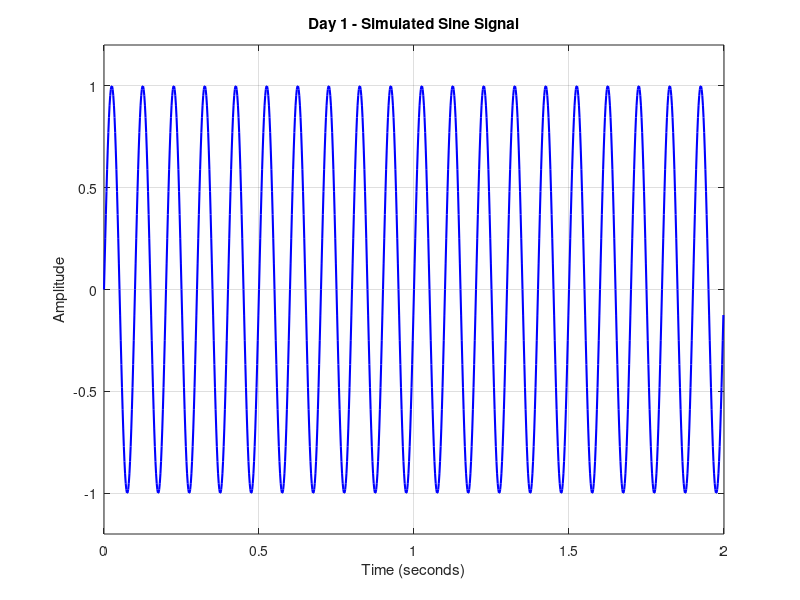

Write the MATLAB code that produced this figure.

%% DAY 1 - MATLAB FIRST SIMULATION
% Project: LMS/RLS Adaptive Filtering for IMU
% MATLAB R2023a

%% STEP 1: Clear environment
clc;
clear;
close all;

%% STEP 2: Define signal parameters
fs = 500;       % Sampling frequency (Hz)
f = 10;         % Signal frequency (Hz)
T = 2;          % Duration (seconds)
A = 1;          % Signal amplitude

%% STEP 3: Generate time vector
t = 0:1/fs:T-1/fs;

%% STEP 4: Generate sine signal
s = A * sin(2*pi*f*t);

%% STEP 5: Display signal information
N = length(s);

fprintf('Sampling frequency: %d Hz\n', fs);
fprintf('Signal frequency: %d Hz\n', f);
fprintf('Duration: %.1f seconds\n', T);
fprintf('Number of samples: %d\n', N);
fprintf('Nyquist frequency: %.1f Hz\n', fs/2);

%% STEP 6: Plot the signal
figure('Name', 'Day 1 - Sine Signal');

plot(t, s, 'b', 'LineWidth', 1.5);

grid on;
xlabel('Time (seconds)');
ylabel('Amplitude');
title('Day 1 - Simulated Sine Signal');

xlim([0 T]);
ylim([-1.2 1.2]);

%% STEP 7: Save the figure
codeFolder = fileparts(mfilename('fullpath'));
projectFolder = fileparts(fileparts(codeFolder));
resultFolder = fullfile(projectFolder, 'results', 'simulation');

if ~exist(resultFolder, 'dir')
    mkdir(resultFolder);
end

saveas(gcf, fullfile(resultFolder, 'day1_sine.png'));

%% STEP 8: Finish
disp('DAY 1 SIMULATION COMPLETED SUCCESSFULLY!');
